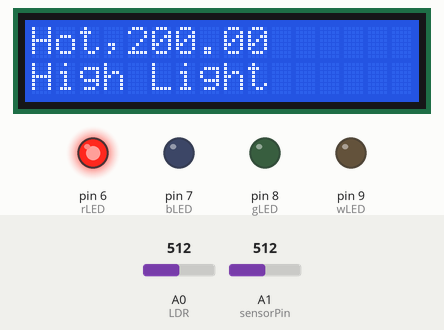
This sketch was run on a simulated Arduino Uno, built with avr-gcc and run on an emulated ATmega328P. Shown: 16×2 character LCD, output pins drawn as LEDs (lit = HIGH). The inputs (shaded band) are chosen by the test bench; at power-on: A0 (LDR) = 512, A1 (sensorPin) = 512. What the sketch prints to the serial monitor is not drawn.

Above: at 1.2 s.
1.3 s: A0 (LDR) set to 262
2.8 s: A0 (LDR) set to 247
At 4.2 s:
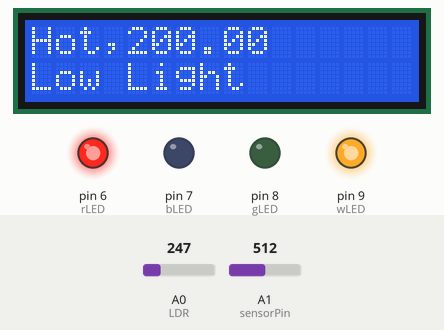
4.6 s: A1 (sensorPin) set to 203
At 4.9 s:
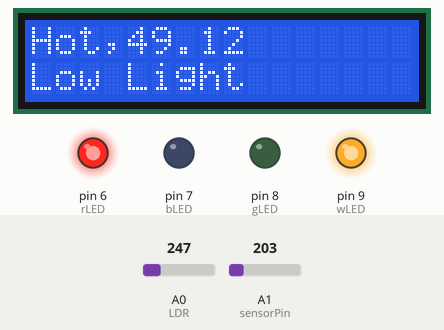
6.1 s: A1 (sensorPin) set to 179
At 6.8 s:
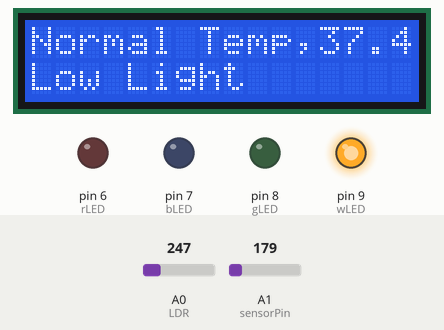
7.6 s: A0 (LDR) set to 265
At 8.8 s:
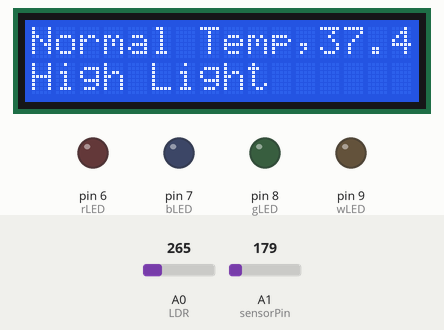
9.1 s: A1 (sensorPin) set to 113
At 9.6 s:
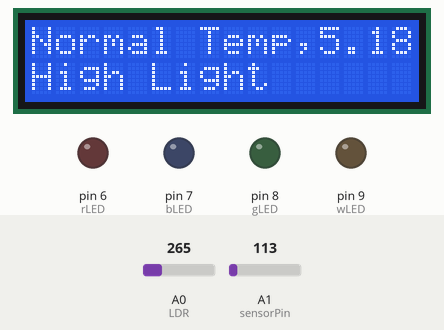
10.6 s: A1 (sensorPin) set to 99
At 11.5 s:
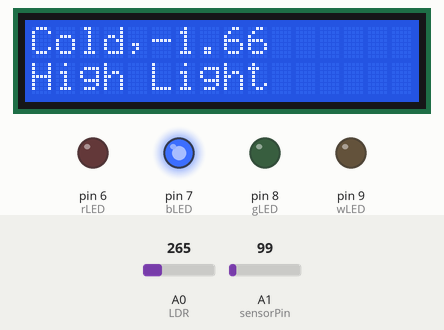
Timing chart, 0 to 13.2 s (numbered marks = the images above; inputs shaded):
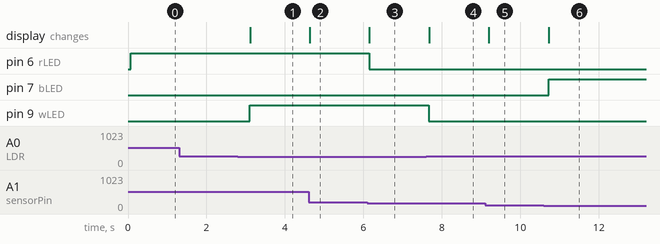

Measured:
- the behaviour switches between 255 and 254 on A0 (LDR) (found by bisection; images 0 and 1)
- the behaviour switches between 195 and 194 on A1 (sensorPin) (found by bisection; images 2 and 3)
- the behaviour switches between 107 and 106 on A1 (sensorPin) (found by bisection; images 5 and 6)
- after the input at 1.3 s, every drawn part: stays the same
- after the input at 2.8 s, pin 9 (wLED): LOW → HIGH after 0.31 s; the display: changes after 0.31 s (image 1)
- after the input at 4.6 s, the display: changes at once (image 2)
- after the input at 6.1 s, pin 6 (rLED): HIGH → LOW after 0.05 s; the display: changes after 0.05 s (image 3)
- after the input at 7.6 s, pin 9 (wLED): HIGH → LOW after 0.07 s; the display: changes after 0.07 s (image 4)
- after the input at 9.1 s, the display: changes after 0.10 s (image 5)
- after the input at 10.6 s, pin 7 (bLED): LOW → HIGH after 0.12 s; the display: changes after 0.12 s (image 6)

The sketch:

weather_station_light_and_temperature_sensor1.ino
```cpp
#include <LiquidCrystal.h>

LiquidCrystal lcd(12, 11, 5, 4, 3, 2);

int wLED = 9;
int lightLevel = 0;
int LDR = A0;
int TMP = A1;
int rLED = 6;
int bLED = 7;
int gLED = 8;
int sensorPin = A1;

void setup() {
  Serial.begin(9600);
  lcd.begin (16, 2);
  pinMode(wLED, OUTPUT);
  pinMode(rLED, OUTPUT);
  pinMode(bLED, OUTPUT);
  pinMode(gLED, OUTPUT);
}

void loop() {

  int reading = analogRead(sensorPin);

  // converting that reading to voltage, for 3.3v arduino use 3.3
  float voltage = reading * 5.0;
  voltage /= 1024.0;

  // print out the voltage
  Serial.print(voltage); Serial.println(" volts");

  // now print out the temperature
  float temperatureC = (voltage - 0.5) * 100 ;  //converting from 10 mv per degree wit 500 mV offset
                                               //to degrees ((voltage - 500mV) times 100)
  Serial.print(temperatureC); Serial.println(" degrees C");

  // now convert to Fahrenheit
  //float temperatureF = (temperatureC * 9.0 / 5.0) + 32.0;
  //Serial.print(temperatureF); Serial.println(" degrees F");

  lightLevel = analogRead(LDR);
  Serial.println(lightLevel);

  String lightreading;
  if (lightLevel < 255) {
    digitalWrite(wLED, HIGH);
  lightreading="Low Light";
  } else {
    digitalWrite(wLED, LOW);
    lightreading="High Light";
  }

    lcd.clear();
  lcd.setCursor(0, 0);

  if (temperatureC < 2) {
    digitalWrite(bLED, HIGH);
    digitalWrite(rLED, LOW);
    String s1=String(temperatureC);
    lcd.print("Cold,"+s1);
    lcd.setCursor(0, 1);
    lcd.print(lightreading);
  } else if (temperatureC >= 2 && temperatureC < 45){
    digitalWrite(bLED, LOW);
    digitalWrite(rLED, LOW);
    lcd.setCursor(0, 0);
    String s2=String(temperatureC);
    lcd.print("Normal Temp,"+s2);
    lcd.setCursor(0, 1);
    lcd.print(lightreading);
  } else {
    digitalWrite(rLED, HIGH);
    digitalWrite(bLED, LOW);
    lcd.setCursor(0, 0);
    String s3=String(temperatureC);
    lcd.print("Hot,"+s3);
    lcd.setCursor(0, 1);
    lcd.print(lightreading);
  }

  delay (500);

}
```
